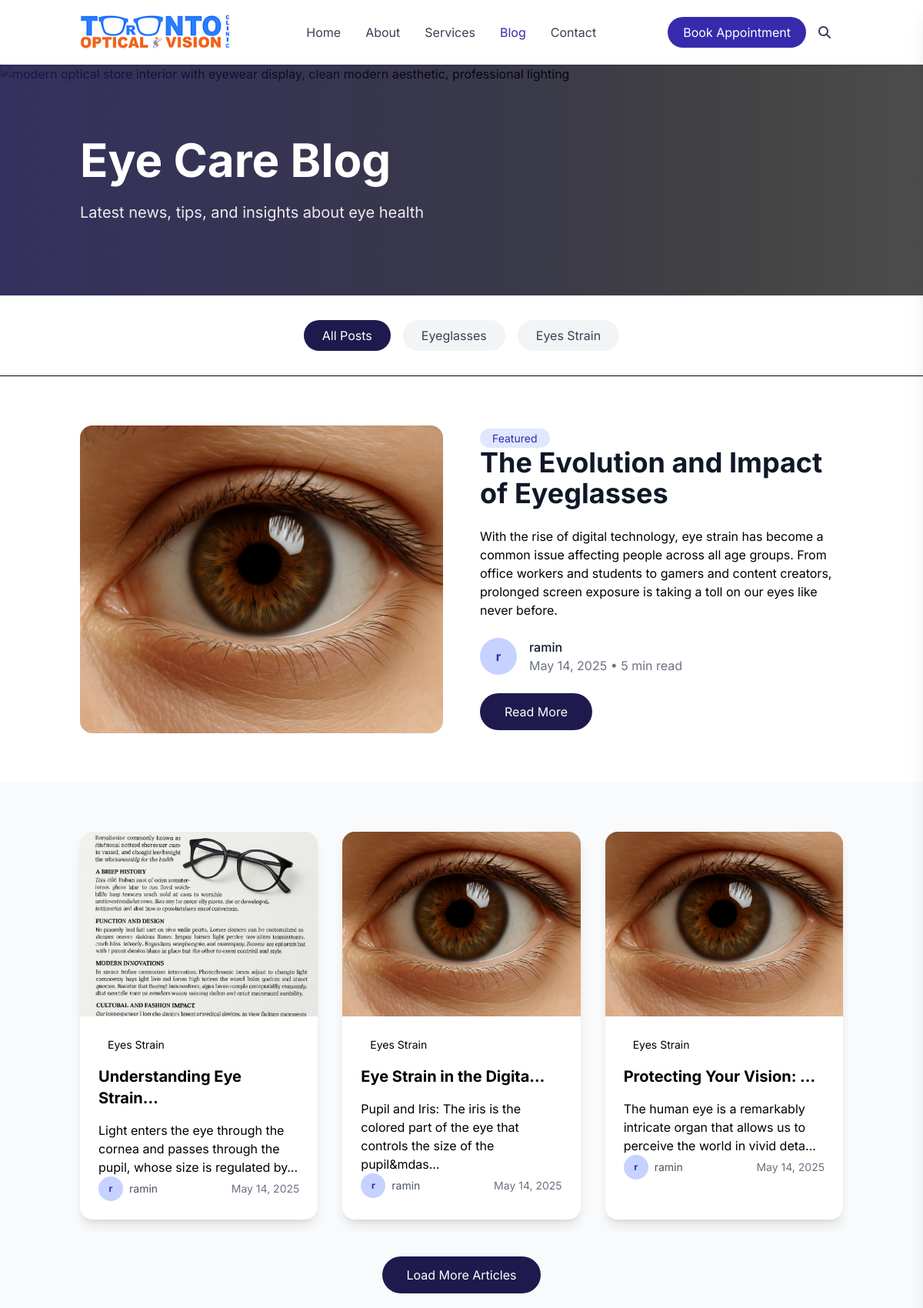
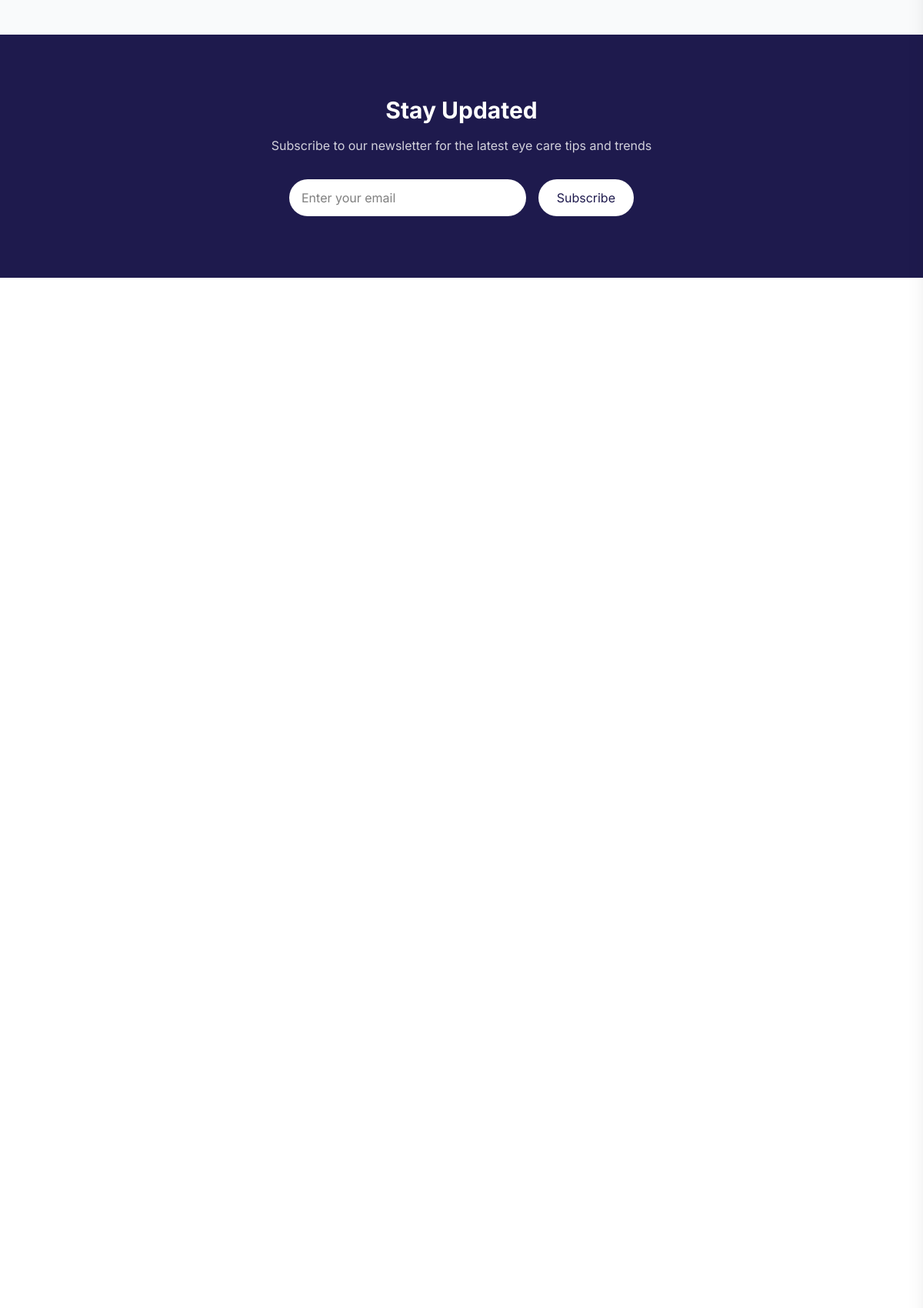
Screenshot of /blog/ (upper part) with the database file from the repository (2 pictures, top to bottom).
### main/models.py (models this page shows, shortened)
class Category(models.Model):
    name = models.CharField(max_length=50)
    slug = models.SlugField(unique=True)

class BlogPost(models.Model):
    title = models.CharField(max_length=200)
    slug = models.SlugField(unique=True)
    author = models.ForeignKey(Author, on_delete=models.CASCADE)
    category = models.ForeignKey(Category, on_delete=models.CASCADE)
    content = RichTextField(blank=True, null=True)
    excerpt = RichTextField(blank=True, null=True)
    image = models.ImageField(upload_to='blog_images/', null=True, blank=True)
    is_featured = models.BooleanField(default=False)
    read_time = models.IntegerField(default=5)  # in minutes
    published_date = models.DateTimeField(auto_now_add=True)
    updated_date = models.DateTimeField(auto_now=True)

class Author(models.Model):
    name = models.CharField(max_length=100)
    user = models.ForeignKey('auth.User', on_delete=models.CASCADE)

### main/views.py (the view)
# urls.py: path('blog/', views.blog_list, name='blog_list'),
def blog_list(request):
    featured_post = BlogPost.objects.filter(is_featured=True).first()
    page = int(request.GET.get('page', 1))
    posts_per_page = 3
    offset = (page - 1) * posts_per_page
    search_query = request.GET.get('q')
    category_slug = request.GET.get('category')
    if search_query:
        posts = BlogPost.objects.filter(title__icontains=search_query) | BlogPost.objects.filter(content__icontains=search_query)
        featured_post = None
    elif category_slug:
        category = get_object_or_404(Category, slug=category_slug)
        posts = BlogPost.objects.filter(category=category)
    else:
        posts = BlogPost.objects.filter(is_featured=False)
    total_posts = posts.count()
    posts = posts[offset:offset + posts_per_page]
    if request.headers.get('X-Requested-With') == 'XMLHttpRequest':
        html = render_to_string('main/includes/blog_cards.html', {'posts': posts})
        return JsonResponse({
            'html': html,
            'has_more': (offset + posts_per_page) < total_posts
        })
    categories = Category.objects.annotate(post_count=Count('blogpost'))
    context = {
        'featured_post': featured_post,
        'posts': posts,
        'categories': categories,
        'has_more': (offset + posts_per_page) < total_posts,
        'next_page': page + 1,
    }
    return render(request, 'main/blogs_list.html', context)

### main/templates/main/blogs_list.html (shortened to what this page needs)
{% extends "includes/base.html" %}
{% load static %}
{% block content %}
<div class="min-h-screen bg-white">
    <section id="blog-hero" class="relative h-[300px] overflow-hidden">
      <div class="absolute inset-0">
        <img class="w-full h-full object-cover" src="https://storage.googleapis.com/uxpilot-auth.appspot.com/65f073acba-427f9fbf706404658cce.png" alt="modern optical store interior with eyewear display, clean modern aesthetic, professional lighting" />
        <div class="absolute inset-0 bg-gradient-to-r from-indigo-950/90 to-black/70"></div>
      </div>
      <div class="container mx-auto px-4 h-full flex items-center relative z-10">
        <div class="max-w-3xl">
          <h1 class="text-5xl md:text-6xl font-bold text-white mb-6">Eye Care Blog</h1>
          <p class="text-xl text-white/90">Latest news, tips, and insights about eye health</p>
        </div>
      </div>
    </section>
    <section id="blog-categories" class="py-8 border-b">
      <div class="container mx-auto px-4">
        <div class="flex flex-wrap gap-4 justify-center">
          <a href="{% url 'main:blog_list' %}" class="px-6 py-2 rounded-full {% if not category %}bg-indigo-950 text-white{% else %}bg-gray-100 text-gray-700{% endif %} hover:bg-indigo-900 hover:text-white transition">All Posts</a>
          {% for cat in categories %}
          <a href="{% url 'main:blog_category' cat.slug %}" class="px-6 py-2 rounded-full {% if category.slug == cat.slug %}bg-indigo-950 text-white{% else %}bg-gray-100 text-gray-700{% endif %} hover:bg-indigo-900 hover:text-white transition">{{ cat.name }}</a>
          {% endfor %}
        </div>
      </div>
    </section>
    {% if featured_post %}
    <section id="featured-post" class="py-16">
      <div class="container mx-auto px-4">
        <div class="grid grid-cols-1 lg:grid-cols-2 gap-12 items-center">
          <div class="rounded-2xl overflow-hidden">
            <a href="{% url 'main:blog_detail' featured_post.slug %}"> <img class="w-full h-[400px] object-cover" src="{{ featured_post.image.url }}" alt="{{ featured_post.title }}" /></a>
          </div>
          <div class="space-y-6">
            <span class="px-4 py-1 bg-indigo-100 text-indigo-800 rounded-full text-sm">Featured</span>
            <a href="{% url 'main:blog_detail' featured_post.slug %}"><h2 class="text-4xl font-bold text-gray-900">{{ featured_post.title }}</h2></a>
            <p class="text-gray-600 text-lg">{{ featured_post.excerpt|safe }}</p>
            <div class="flex items-center gap-4">
              {% if featured_post.author.profile_image %}
              <img src="{{ featured_post.author.profile_image.url }}" alt="{{ featured_post.author.name }}" class="w-12 h-12 rounded-full">
              {% else %}
              <div class="w-12 h-12 rounded-full bg-indigo-200 flex items-center justify-center text-indigo-800 font-bold">
                {{ featured_post.author.name|slice:":1" }}
              </div>
              {% endif %}
              <div>
                <p class="font-medium text-gray-900">{{ featured_post.author.name }}</p>
                <p class="text-gray-500">{{ featured_post.published_date|date:"F j, Y" }} • {{ featured_post.read_time }} min read</p>
              </div>
            </div>
            <a href="{% url 'main:blog_detail' featured_post.slug %}" class="inline-block px-8 py-3 bg-indigo-950 text-white rounded-full hover:bg-indigo-900 transition">Read More</a>
          </div>
        </div>
      </div>
    </section>
    {% endif %}
    <section id="blog-grid" class="py-16 bg-gray-50">
      <div class="container mx-auto px-4">
        <div id="blog-posts-container" class="grid grid-cols-1 md:grid-cols-2 lg:grid-cols-3 gap-8">
          {% include "main/includes/blog_cards.html" %}
        </div>
        {% if has_more %}
        <div id="load-more-container" class="text-center mt-12">
          <button id="load-more-btn" data-page="{{ next_page }}" class="px-8 py-3 bg-indigo-950 text-white rounded-full hover:bg-indigo-900 transition">
            <span>Load More Articles</span>
          </button>
        </div>
        {% endif %}
      </div>
    </section>
    <section id="newsletter" class="py-20 bg-indigo-950">
      <div class="container mx-auto px-4">
        <div class="max-w-2xl mx-auto text-center">
          <h2 class="text-3xl font-bold text-white mb-4">Stay Updated</h2>
          <p class="text-white/80 mb-8">Subscribe to our newsletter for the latest eye care tips and trends</p>
          <form method="post" action="{% url 'main:newsletter_signup' %}" class="flex gap-4 max-w-md mx-auto">
            <input type="email" name="email" placeholder="Enter your email" class="flex-1 bg-white px-4 py-3 rounded-full focus:outline-none focus:ring-2 focus:ring-white" required>
            <button type="submit" class="px-6 py-3 bg-white text-indigo-950 rounded-full hover:bg-gray-100 transition">Subscribe</button>
          </form>
        </div>
      </div>
    </section>
  </div>
{% endblock content %}

### main/templates/main/includes/blog_cards.html
{% for post in posts %}
<article class="bg-white rounded-2xl overflow-hidden shadow-lg transition hover:shadow-xl">
  <div class="h-[240px] overflow-hidden">
    <a href="{% url 'main:blog_detail' post.slug %}"><img class="w-full h-full object-cover" src="{{ post.image.url }}" alt="{{ post.title }}" /></a>
  </div>
  <div class="p-6">
    <span class="px-3 py-1 bg-{{ post.category.slug|default:'blue' }}-100 text-{{ post.category.slug|default:'blue' }}-800 rounded-full text-sm">{{ post.category.name }}</span>
    <a href="{% url 'main:blog_detail' post.slug %}"> <h3 class="text-xl font-bold mt-4 mb-2">{{ post.title|truncatechars:25 }}</h3></a>
    <p class="text-gray-600 mb-4">{{ post.excerpt|safe|truncatechars:100 }}</p>
    <div class="flex items-center justify-between">
      <div class="flex items-center gap-2">
        {% if post.author.profile_image %}
        <img src="{{ post.author.profile_image.url }}" alt="{{ post.author.name }}" class="w-8 h-8 rounded-full">
        {% else %}
        <div class="w-8 h-8 rounded-full bg-indigo-200 flex items-center justify-center text-indigo-800 font-bold text-xs">
          {{ post.author.name|slice:":1" }}
        </div>
        {% endif %}
        <span class="text-sm text-gray-600">{{ post.author.name }}</span>
      </div>
      <span class="text-sm text-gray-500">{{ post.published_date|date:"F j, Y" }}</span>
    </div>
  </div>
</article>
{% empty %}
<div class="col-span-3 text-center py-12">
  <p class="text-gray-600 text-lg">No blog posts found.</p>
</div>
{% endfor %}

### assets/css/styles.css (style rules this page uses)
* { font-family: "Inter", sans-serif; }
:root { --color-base: #ffffff; --color-base-50: #f9fafb; --color-base-100: #f3f4f6; --color-base-200: #e5e7eb; --color-base-300: #d1d5db; --color-base-400: #9ca3af; --color-base-500: #6b7280; --color-base-600: #4b5563; --color-base-700: #374151; --color-base-800: #1f2937; --color-base-900: #111827; --color-base-content: #1f2937; --color-primary: #3b82f6; --color-primary-50: #eff6ff; --color-primary-100: #dbeafe; --color-primary-200: #bfdbfe; --color-primary-300: #93c5fd; --color-primary-400: #60a5fa; --color-primary-500: #3b82f6; --color-primary-600: #2563eb; --color-primary-700: #1d4ed8; --color-primary-800: #1e40af; --color-primary-900: #1e3a8a; --color-primary-focus: #2563eb; --color-primary-content: #ffffff; --color-secondary: #8b5cf6; --color-secondary-50: #f5f3ff; --color-secondary-100: #ede9fe; --color-secondary-200: #ddd6fe; --color-secondary-300: #c4b5fd; --color-secondary-400: #a78bfa; --color-secondary-500: #8b5cf6; --color-secondary-600: #7c3aed; --color-secondary-700: #6d28d9; --color-secondary-800: #5b21b6; --color-secondary-900: #4c1d95; --color-secondary-focus: #7c3aed; --color-secondary-content: #ffffff; --color-accent: #f472b6; --color-accent-50: #fdf2f8; --color-accent-100: #fce7f3; --color-accent-200: #fbcfe8; --color-accent-300: #f9a8d4; --color-accent-400: #f472b6; --color-accent-500: #ec4899; --color-accent-600: #db2777; --color-accent-700: #be185d; --color-accent-800: #9d174d; --color-accent-900: #831843; --color-accent-focus: #db2777; --color-accent-content: #ffffff; --color-neutral: #6b7280; --color-neutral-50: #f9fafb; --color-neutral-100: #f3f4f6; --color-neutral-200: #e5e7eb; --color-neutral-300: #d1d5db; --color-neutral-400: #9ca3af; --color-neutral-500: #6b7280; --color-neutral-600: #4b5563; --color-neutral-700: #374151; --color-neutral-800: #1f2937; --color-neutral-900: #111827; --color-neutral-focus: #4b5563; --color-neutral-content: #ffffff; --color-info: #3b82f6; --color-info-50: #eff6ff; --color-info-100: #dbeafe; --color-info-200: #bfdbfe; --color-info-300: #93c5fd; --color-info-400: #60a5fa; --color-info-500: #3b82f6; --color-info-600: #2563eb; --color-info-700: #1d4ed8; --color-info-800: #1e40af; --color-info-900: #1e3a8a; --color-info-focus: #2563eb; --color-info-content: #ffffff; --color-success: #10b981; --color-success-50: #ecfdf5; --color-success-100: #d1fae5; --color-success-200: #a7f3d0; --color-success-300: #6ee7b7; --color-success-400: #34d399; --color-success-500: #10b981; --color-success-600: #059669; --color-success-700: #047857; --color-success-800: #065f46; --color-success-900: #064e3b; --color-success-focus: #059669; --color-success-content: #ffffff; --color-warning: #f59e0b; --color-warning-50: #fffbeb; --color-warning-100: #fef3c7; --color-warning-200: #fde68a; --color-warning-300: #fcd34d; --color-warning-400: #fbbf24; --color-warning-500: #f59e0b; --color-warning-600: #d97706; --color-warning-700: #b45309; --color-warning-800: #92400e; --color-warning-900: #78350f; --color-warning-focus: #d97706; --color-warning-content: #ffffff; --color-error: #ef4444; --color-error-50: #fef2f2; --color-error-100: #fee2e2; --color-error-200: #fecaca; --color-error-300: #fca5a5; --color-error-400: #f87171; --color-error-500: #ef4444; --color-error-600: #dc2626; --color-error-700: #b91c1c; --color-error-800: #991b1b; --color-error-900: #7f1d1d; --color-error-focus: #dc2626; --color-error-content: #ffffff; }

### main/templates/includes/base.html (style rules this page uses)
html { overflow-y: scroll; }
html { scrollbar-width: thin; scrollbar-color: #888 #f1f1f1; }

### rows the page displays
Category: name "Eyeglasses"
Category: name "Eyes Strain"
BlogPost: image (picture), title "The Evolution and Impact of Eyeglasses", excerpt "With the rise of digital technology, eye strain has become a common issue affecting people across all age groups. From office workers and students to gamers and content creators, prolonged screen exposure is taking a toll on our eyes like never before.", author.name "r", author.name "ramin", published_date "May 14, 2025", read_time "5"
BlogPost: image (picture), category.name "Eyes Strain", title "Understanding Eye Strain…", excerpt "Light enters the eye through the cornea and passes through the pupil, whose size is regulated by…", author.name "r", author.name "ramin", published_date "May 14, 2025"
BlogPost: image (picture), category.name "Eyes Strain", title "Eye Strain in the Digita…", excerpt "Pupil and Iris: The iris is the colored part of the eye that controls the size of the pupil&mdas…", author.name "r", author.name "ramin", published_date "May 14, 2025"
BlogPost: image (picture), category.name "Eyes Strain", title "Protecting Your Vision: …", excerpt "The human eye is a remarkably intricate organ that allows us to perceive the world in vivid deta…", author.name "r", author.name "ramin", published_date "May 14, 2025"
